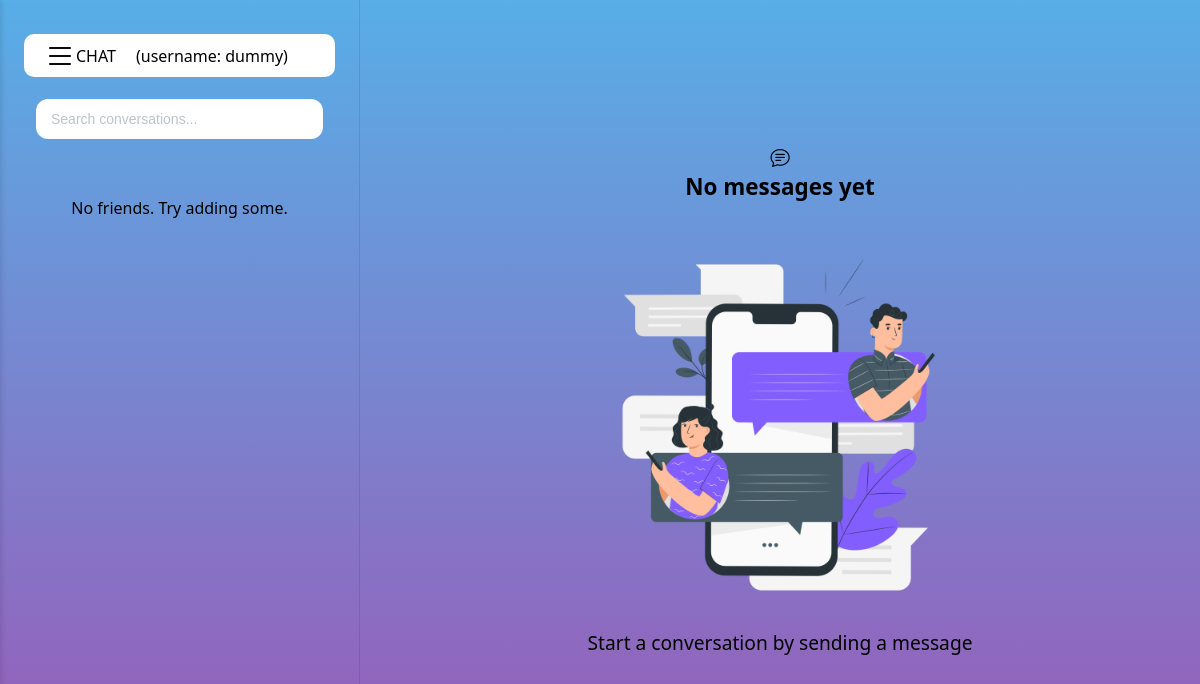
Page / (signed in) on the earlier database version.
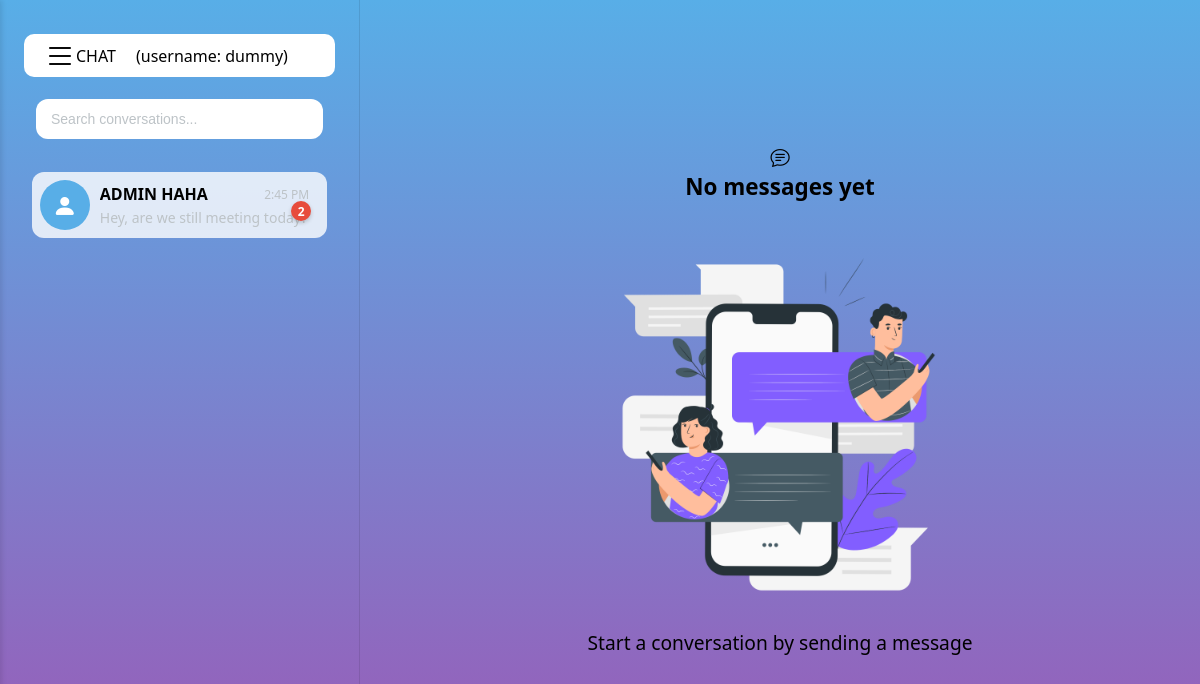
Same page on the later database version.
### chat/models.py (models this page shows)
class CustomUser(AbstractUser):
    friends = models.ManyToManyField(
        'self',
        through="FriendShip",
        symmetrical=False,
        related_name='friend_set',
        blank=True
    )
    def __str__(self):
        return self.username

### chat/views.py (the view, shortened to what this page needs)
# urls.py: path('',include('chat.urls'))
@login_required()
def chat(request):
    my_friends = request.user.friends.all()
    not_my_friend = request.user.friend_set.all()
    all_friends = my_friends.union(not_my_friend)
    room_code = chats = friend =  None
    receiver_id = request.GET.get('id')
    return render(request,'chat.html',{
        'friends':all_friends,
        'my_friend_only':my_friends,
        'friend':friend,
        'room_code':room_code,
        'chat_type':'solo_chat',
        })

### chat/templates/chat.html (shortened to what this page needs)
{% extends 'basechat.html' %}
{% load static %}
{% block friendorgroup %}
    {% for f in friends %}
    <div class="chat-card {% if f == friend %}active{% endif %}" data-slug="{{ f.id }}">
        <div class="chat-image flex"><i class="bi bi-person-fill"></i></div>
        <div class="chat-card-right">
            <div class="chat-card-right-top">
                <div class="chat-name"> {{ f.first_name | upper }} {{ f.last_name | upper }}</div>
                <div class="chat-time">2:45 PM</div>
            </div>
            <div class="chat-last-message">Hey, are we still meeting today?</div>
            <div class="chat-card unread">2</div>
        </div>
    </div>
    {% empty %}
    <div class="no-friends-display">No friends. Try adding some.</div>
    {% endfor %}
{% endblock %}

Differences in the rows shown:
now on this page (row edited): CustomUser: first_name "ADMIN", last_name "HAHA"
Other differences:
text no longer shown: "No friends. Try adding some."
